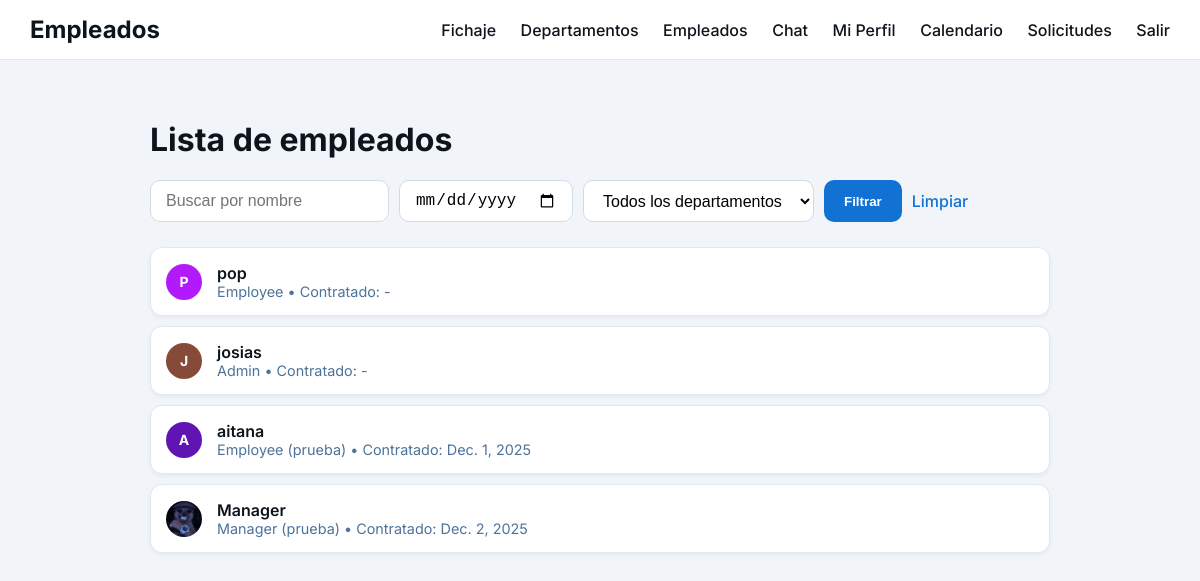
Screenshot of /empleados/ (signed in) with the database file from the repository.
### users/models.py (models this page shows, shortened)
class CustomUser(AbstractUser):
    role = models.CharField(max_length=10, choices=ROLE_CHOICES, default='employee')
    department = models.ForeignKey(Department, null=True, blank=True, on_delete=models.SET_NULL, related_name='employees')
    fecha_contratacion = models.DateField(null=True, blank=True)
    phone = models.CharField(max_length=20, blank=True)
    address = models.CharField(max_length=255, blank=True)
    avatar = models.ImageField(upload_to='avatars/', null=True, blank=True)
    def initials(self):
        if self.first_name or self.last_name:
            return (self.first_name[:1] + (self.last_name[:1] if self.last_name else '')).upper()
        return self.username[:1].upper()

class Department(models.Model):
    name = models.CharField(max_length=100)
    description = models.TextField(blank=True)

### users/views.py (the view, shortened to what this page needs)
# urls.py: path("empleados/", views.empleados_list, name="empleados_list"),
@login_required
def empleados_list(request):
    user = request.user
    if user.role == "admin":
        empleados = CustomUser.objects.all()
        departamentos = Department.objects.all()
    elif user.role == "manager":
        empleados = CustomUser.objects.filter(department=user.department)
        departamentos = None
    else:
        messages.error(request, "No tienes acceso a este apartado.")
        return redirect("users:fichar")
    nombre = request.GET.get("nombre")
    fecha = request.GET.get("fecha")
    departamento = request.GET.get("departamento")
    if fecha:
        empleados = empleados.filter(fecha_contratacion=fecha)
    if departamento and user.role == "admin":
        empleados = empleados.filter(department_id=departamento)
    return render(request, "users/empleados_list.html", {
        "empleados": empleados,
        "departamentos": departamentos,
        "is_admin": user.role == "admin",
        "empleado": user,
    })

### users/templatetags/hash_color.py (called while the page is built)
@register.filter
def hash_color(value):
    h = hashlib.md5(value.encode()).hexdigest()
    return "#" + h[:6]

### templates/users/empleados_list.html (shortened to what this page needs)
{% load static %}
<!DOCTYPE html>
<html lang="es">
<head>
    <link rel="stylesheet" href="{% static 'css/empleados.css' %}">
</head>
<body>
<header>
    <div class="logo">Empleados</div>
     <nav>
        <a href="/fichar/">Fichaje</a>
        <a href="/departamentos/">Departamentos</a>
        {% if empleado.role != 'empleado' %}
            <a href="{% url 'users:empleados_list' %}">Empleados</a>
        {% endif %}
        <a href="/chat">Chat</a>
        <a href="{% url 'users:perfil' %}">Mi Perfil</a>
        <a href="/events/calendario/">Calendario</a>
        <a href="{% url 'events:solicitudes' %}">Solicitudes</a>
        <a href="{% url 'users:logout' %}">Salir</a>
    </nav>
</header>
<div class="container">
    <h1>Lista de empleados</h1>
    <form method="get" class="filtros">
        <input type="text" name="nombre" placeholder="Buscar por nombre" value="{{ request.GET.nombre }}">
        <input type="date" name="fecha" value="{{ request.GET.fecha }}">
        {% if is_admin %}
        <select name="departamento">
            <option value="">Todos los departamentos</option>
        </select>
        {% endif %}
        <button type="submit" class="btn-filtrar">Filtrar</button>
        <a href="{% url 'users:empleados_list' %}" class="btn-limpiar">Limpiar</a>
    </form>
    <ul class="empleados-list">
        {% for e in empleados %}
            <li>
    <div class="empleado-item">
        {% include "users/_avatar.html" with user=e %}
    </div>
    <div class="info">
        <a href="{% url 'users:empleado_detail' e.id %}" class="nombre">
            {{ e.get_full_name|default:e.username }}
        </a>
        <span class="detalle">
            {{ e.role|title }}
            {% if e.department %}
                ({{ e.department.name }})
            {% endif %}
            • Contratado: {{ e.fecha_contratacion|default:"-" }}
        </span>
    </div>
</li>
        {% empty %}
            <li>No hay empleados.</li>
        {% endfor %}
    </ul>
</div>
</body>
</html>

### templates/users/_avatar.html
{% load hash_color %}
{% if user.avatar %}
    <img src="{{ user.avatar.url }}" class="avatar-sm">
{% else %}
    <div class="avatar-sm avatar-letra"
         style="background-color: {{ user.username|hash_color }};">
        {{ user.initials }}
    </div>
{% endif %}

### static/css/empleados.css (style rules this page uses)
body { font-family: 'Inter', sans-serif; background-color: #f1f5f9; margin: 0; padding: 0; color: #0d141b; }
header { display: flex; justify-content: space-between; align-items: center; background-color: #fff; padding: 15px 30px; border-bottom: 1px solid #e2e8f0; position: sticky; top: 0; z-index: 100; }
header .logo { font-weight: 700; font-size: 1.5rem; color: #0d141b; }
header nav a { margin-left: 20px; text-decoration: none; color: #0d141b; font-weight: 500; }
.container { max-width: 900px; margin: 40px auto; padding: 20px; }
.filtros { display: flex; flex-wrap: wrap; gap: 10px; margin-bottom: 25px; }
.filtros input, .filtros select { padding: 10px 15px; border-radius: 10px; border: 1px solid #cfdbe7; font-size: 1rem; outline: none; background-color: #fff; }
.filtros .btn-filtrar { background-color: #1172d4; color: #fff; border: none; border-radius: 10px; padding: 10px 20px; font-weight: 600; cursor: pointer; }
.filtros .btn-limpiar { align-self: center; color: #1172d4; font-weight: 500; text-decoration: none; }
.empleados-list { list-style: none; padding: 0; }
.empleados-list li { display: flex; align-items: center; background-color: #fff; border: 1px solid #e2e8f0; border-radius: 12px; padding: 15px; margin-bottom: 10px; box-shadow: 0 2px 4px rgba(0,0,0,0.05); transition: transform 0.1s ease, box-shadow 0.1s ease; gap: 15px; }
.empleados-list .info { display: flex; flex-direction: column; }
.empleados-list .nombre { font-weight: 600; color: #0d141b; text-decoration: none; }
.empleados-list .detalle { font-size: 0.9rem; color: #4c739a; }
h1, h2 { margin-top: 0; color: #0d141b; }
.avatar-sm { width: 36px; height: 36px; border-radius: 50%; object-fit: cover; display: flex; align-items: center; justify-content: center; font-size: 14px; font-weight: 700; color: white; }

### rows the page displays
CustomUser: initials "P", get_full_name "pop", role "Employee", fecha_contratacion "-"
CustomUser: initials "J", get_full_name "josias", role "Admin", fecha_contratacion "-"
CustomUser: initials "A", get_full_name "aitana", role "Employee", department.name "prueba", fecha_contratacion "Dec. 1, 2025"
CustomUser: avatar (picture), get_full_name "Manager", role "Manager", department.name "prueba", fecha_contratacion "Dec. 2, 2025"
